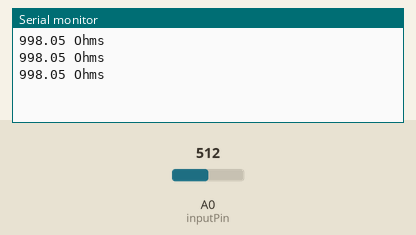
The sketch below on a simulated Arduino Uno, built with avr-gcc and run on an emulated ATmega328P. Parts: the last lines printed to the serial monitor. The test bench sets the inputs (shaded band); at power-on: A0 (inputPin) = 512.

Above: at 1.3 s.
1.4 s: A0 (inputPin) set to 0
At 1.9 s:
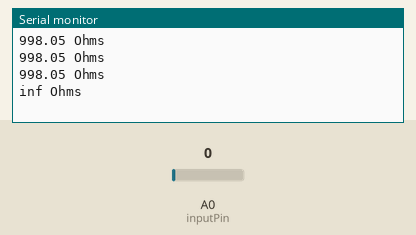
3.5 s: A0 (inputPin) set to 122
At 3.9 s:
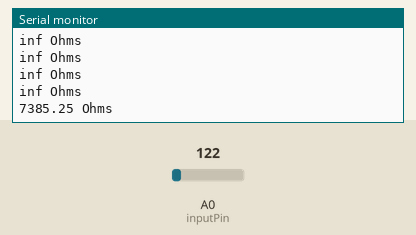

Measured:
- after the input at 1.4 s, the serial monitor: prints a new line after 0.10 s (image 1)
- after the input at 3.5 s, the serial monitor: prints a new line at once (image 2)

The sketch:

ch_12_r_adc.ino
```cpp
const int inputPin = A0;
const float r2 = 1000.0;
const float vin = 5.0;

void setup()
{
  pinMode(inputPin, INPUT);
  Serial.begin(9600);
}

void loop()
{
  int reading = analogRead(inputPin);
  float vout = reading / 204.6;
  float r1 = (r2 * (vin - vout)) / vout;
  Serial.print(r1); Serial.println(" Ohms");
  delay(500);
}
```
